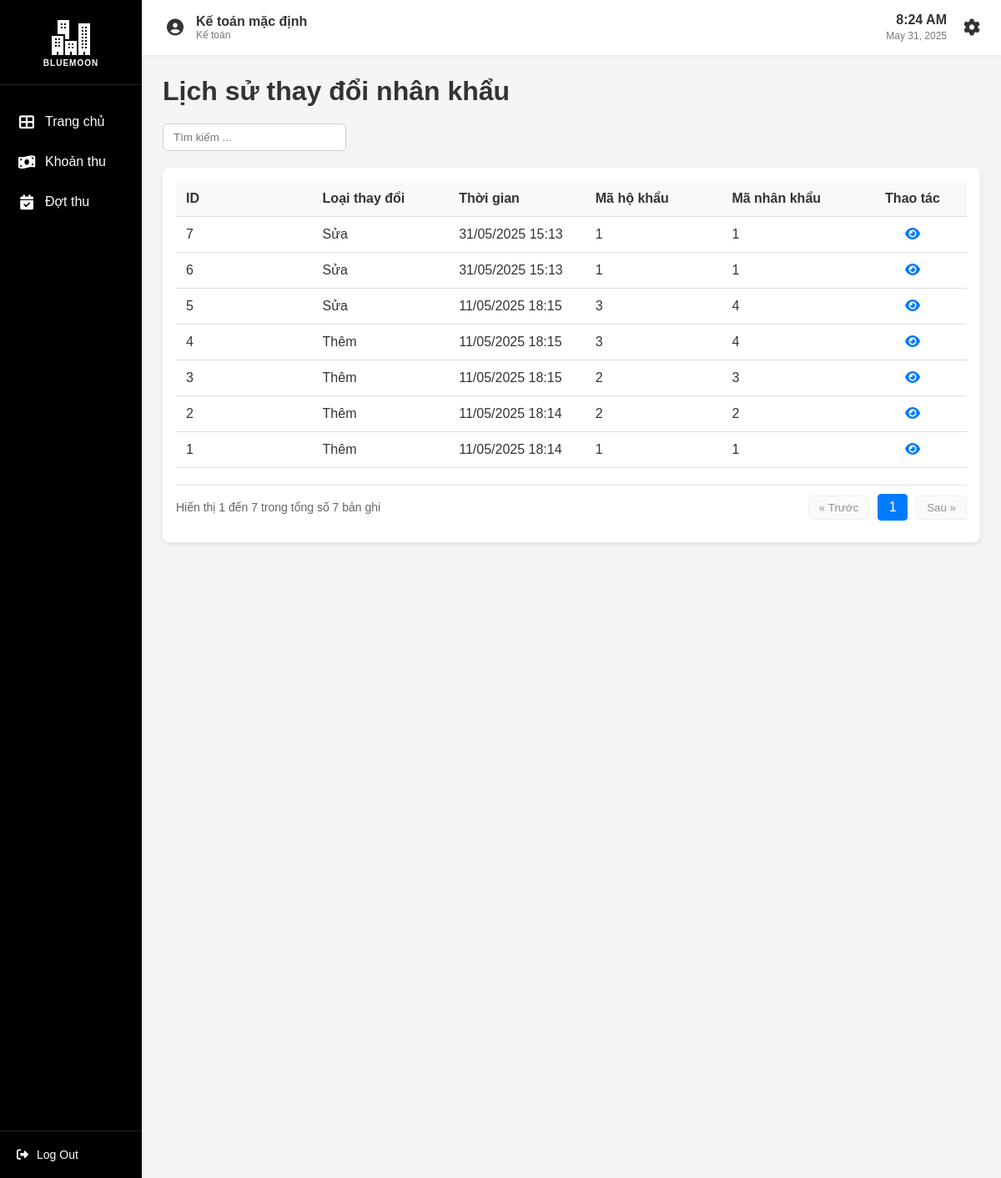
Screenshot of /lichsuhokhau (signed in) with the database file from the repository.
### app/model.py (models this page shows, shortened)
class TaiKhoan(db.Model, UserMixin):
    __tablename__ = 'taikhoan'
    id = db.Column(db.Integer, primary_key=True)
    username = db.Column(db.String(50), unique=True, nullable=False)
    password = db.Column(db.String(100), nullable=False)
    vaiTro = db.Column(db.String(50))
    hoTen = db.Column(db.String(100))
    nopphis = db.relationship('NopPhi', backref='taikhoan', lazy=True)

class LichSuHoKhau(db.Model):
    __tablename__ = 'lichsuhokhau'
    id = db.Column(db.Integer, primary_key=True)
    loaiThayDoi = db.Column(db.String(45))          # Thêm, sửa, xóa
    thoiGian = db.Column(db.DateTime)
    noiDung = db.Column(db.String(1000))
    maHoKhau = db.Column(db.Integer, db.ForeignKey('hokhau.maHoKhau'))
    maNhanKhau = db.Column(db.Integer, db.ForeignKey('nhankhau.maNhanKhau'))

### app/routes/hokhau_routes.py (the view)
@hk.route('/lichsuhokhau', methods=['GET'])
@login_required
def lichsuhokhau():
    lichsuhokhaus = LichSuHoKhauService.get_all_lichsuhokhau()
    return render_template('lichsuhokhau.html', lichsuhokhau=lichsuhokhaus)

### app/services/hokhau_service.py (called while the page is built)
    @staticmethod
    def get_all_lichsuhokhau():
        return LichSuHoKhau.query.all()

### app/templates/lichsuhokhau.html (shortened to what this page needs)
{% extends "base.html" %}
{% block extra_css %}
<link rel="stylesheet" href="/static/css/home.css">
<link rel="stylesheet" href="/static/css/taikhoan.css">
<link rel="stylesheet" href="/static/css/hokhau.css">
{% endblock %}
{% block content %}
<h1>Lịch sử thay đổi nhân khẩu</h1>
<div class="container">
    <div class="search-container">
        <input type="text" id="searchInput" class="search-box" placeholder="Tìm kiếm ...">
    </div>
    <div class="card">
        <table class="account-table">
            <thead>
                <tr>
                    <th>ID</th>
                    <th>Loại thay đổi</th>
                    <th>Thời gian</th>
                    <th>Mã hộ khẩu</th>
                    <th>Mã nhân khẩu</th>
                    <th class="action-column">Thao tác</th>
                </tr>
            </thead>
            <tbody id="lichsuhokhau-table-body">
                {% for lichsu in lichsuhokhau|reverse %}
                <tr class="lichsuhokhau-row" data-index="{{ loop.index0 }}">
                    <td>{{ lichsu.id }}</td>
                    <td>{{ lichsu.loaiThayDoi }}</td>
                    <td>{{ lichsu.thoiGian.strftime('%d/%m/%Y %H:%M') }}</td>
                    <td>{{ lichsu.maHoKhau }}</td>
                    <td>{{ 'Đã bị xóa' if lichsu.maNhanKhau == 0 or lichsu.maNhanKhau is none else lichsu.maNhanKhau }}</td>
                    <td class="action-column">
                        <button class="action-button" onclick="openViewModal({{ lichsu.id }})">
                            <i class="fas fa-eye action-icon"></i>
                        </button>
                    </td>
                </tr>
                {% endfor %}
            </tbody>
        </table>
        <div class="pagination-container">
            <div class="pagination-info">
                Hiển thị <span id="start-record">1</span> đến <span id="end-record">10</span> trong tổng số <span id="total-records">{{ lichsuhokhau|length }}</span> bản ghi
            </div>
            <div class="pagination-controls">
                <button id="prev-page" class="pagination-button" disabled>&laquo; Trước</button>
                <div id="page-numbers" class="page-numbers">
                </div>
                <button id="next-page" class="pagination-button">Sau &raquo;</button>
            </div>
        </div>
    </div>
</div>
{% endblock %}

### app/templates/base.html (shortened to what this page needs)
<!DOCTYPE html>
<html lang="en">
<head>
    <link rel="stylesheet" href="/static/css/base.css">
    <link rel="stylesheet" href="https://cdnjs.cloudflare.com/ajax/libs/font-awesome/6.4.0/css/all.min.css">
    {% block extra_css %}{% endblock %}
</head>
<body>
    <div class="container">
        <div class="sidebar">
            <div class="logo">
                <img src="/static/images/apartment_white.png" alt="BlueMoon">
                <div class="logo-text"><span class="library-text">BLUEMOON</span></div>
            </div>
            <nav class="sidebar-menu">
                <ul>
                    <li>
                        <a href="{{ url_for('auth.home') }}" class="menu-item {% if request.endpoint == 'auth.home' %}active{% endif %}">
                            <i class="fas fa-th-large"></i>
                            <span>Trang chủ</span>
                        </a>
                    </li>
                    {% if current_user.vaiTro == 'admin' %}
                        <li>
                            <a href="{{ url_for('user.taikhoan') }}" class="menu-item {% if request.endpoint == 'user.taikhoan' %}active{% endif %}">
                                <i class="fas fa-user"></i>
                                <span>Tài khoản</span>
                            </a>
                        </li>
                        <li>
                            <a href="{{ url_for('hk.hokhau') }}" class="menu-item {% if request.endpoint == 'hk.hokhau' %}active{% endif %}">
                                <i class="fas fa-house"></i>
                                <span>Hộ khẩu</span>
                            </a>
                        </li>
                        <li>
                            <a href="{{ url_for('hk.tamtrutamvang') }}" class="menu-item {% if request.endpoint == 'hk.tamtrutamvang' %}active{% endif %}">
                                <i class="fas fa-user-clock"></i>
                                <span>Tạm trú/vắng</span>
                            </a>
                        </li>
                        <li>
                            <a href="{{ url_for('hk.lichsuhokhau') }}" class="menu-item {% if request.endpoint == 'hk.lichsuhokhau' %}active{% endif %}">
                                <i class="fas fa-history"></i>
                                <span>Lịch sử</span>
                            </a>
                        </li>
                    {% elif current_user.vaiTro == 'Kế toán' %}
                        <li>
                            <a href="{{ url_for('tp.khoanthu') }}" class="menu-item {% if request.endpoint == 'tp.khoanthu' %}active{% endif %}">
                                <i class="fas fa-money-bill-wave"></i>
                                <span>Khoản thu</span>
                            </a>
                        </li>
                        <li>
                            <a href="{{ url_for('tp.dotthu') }}" class="menu-item {% if request.endpoint == 'tp.khoanthu' %}active{% endif %}">
                                <i class="fas fa-calendar-check"></i>
                                <span>Đợt thu</span>
                            </a>
                        </li>
                    {% endif %}
                </ul>
            </nav>
            <div class="sidebar-footer">
                <a href="{{ url_for('auth.logout') }}" class="logout-btn">
                    <i class="fas fa-sign-out-alt"></i>
                    <span>Log Out</span>
                </a>
            </div>
        </div>
        <div class="main-content">
            <header class="top-header">
                <div class="user-info">
                    <div class="user-avatar">
                        <i class="fas fa-user-circle"></i>
                    </div>
                    <div class="user-details">
                        <div class="user-name">{{ current_user.hoTen if current_user else 'KháchKhách' }}</div>
                        <div class="user-role">{{ current_user.vaiTro if current_user else '' }}</div>
                    </div>
                </div>
                <div class="header-right">
                    <div class="datetime">
                        <span class="time">{{ current_time }}</span>
                        <span class="date">{{ current_date }}</span>
                    </div>
                    <div class="settings">
                        <a href="#">
                            <i class="fas fa-cog"></i>
                        </a>
                    </div>
                </div>
            </header>
            <div class="content">
                {% block content %}{% endblock %}
            </div>
        </div>
    </div>
</body>
</html>

### app/static/css/base.css (style rules this page uses)
* { margin: 0; padding: 0; box-sizing: border-box; font-family: 'Arial', sans-serif; }
body { background-color: #f5f5f5; color: #333; }
.container { display: flex; height: 100vh; width: 100%; }
.sidebar { width: 170px; height: 100vh; background-color: #000; color: white; display: flex; flex-direction: column; position: fixed; left: 0; top: 0; }
.logo { padding: 20px 15px; border-bottom: 1px solid #222; display: flex; flex-direction: column; align-items: center; text-align: center; }
.logo img { width: 50px; margin-bottom: 5px; }
.logo-text { font-size: 18px; font-weight: bold; color: white; display: block; }
.library-text { font-size: 10px; display: block; margin-top: -5px; text-transform: uppercase; letter-spacing: 1px; }
.sidebar-menu { flex-grow: 1; padding-top: 20px; }
.sidebar-menu ul { list-style: none; }
.menu-item { display: flex; align-items: center; padding: 15px 20px; color: white; text-decoration: none; transition: all 0.3s; }
.menu-item i { margin-right: 10px; font-size: 18px; width: 24px; text-align: center; }
.sidebar-footer { padding: 20px; border-top: 1px solid #222; }
.logout-btn { display: flex; align-items: center; color: white; text-decoration: none; font-size: 14px; }
.logout-btn i { margin-right: 10px; }
.main-content { flex-grow: 1; margin-left: 170px; width: calc(100% - 170px); overflow-y: auto; }
.top-header { background-color: #fff; padding: 15px 25px; display: flex; justify-content: space-between; align-items: center; box-shadow: 0 2px 5px rgba(0,0,0,0.05); }
.user-info { display: flex; align-items: center; }
.user-avatar { width: 30px; height: 30px; border-radius: 50%; margin-right: 10px; display: flex; align-items: center; justify-content: center; color: #333; font-size: 20px; }
.user-details { display: flex; flex-direction: column; }
.user-name { font-weight: bold; font-size: 16px; }
.user-role { font-size: 12px; color: #777; }
.header-right { display: flex; align-items: center; }
.datetime { margin-right: 20px; text-align: right; }
.time { font-weight: bold; font-size: 16px; display: block; }
.date { font-size: 12px; color: #777; }
.settings i { font-size: 20px; color: #333; }
.content { padding: 25px; }

### app/static/css/home.css (style rules this page uses)
.card { background-color: #ffffff; padding: 20px; border-radius: 12px; box-shadow: 0 4px 8px rgba(0,0,0,0.1); }

### app/static/css/taikhoan.css (style rules this page uses)
.search-container { margin-top: 20px; display: flex; gap: 10px; align-items: center; }
.search-box { padding: 8px 12px; width: 220px; border: 1px solid #ccc; border-radius: 6px; }
.card { width: 100%; background-color: #fff; padding: 16px; border-radius: 8px; box-shadow: 0 2px 6px rgba(0,0,0,0.1); margin-top: 20px; }
.account-table { width: 100%; border-collapse: collapse; }
.account-table th, .account-table td { padding: 12px; border-bottom: 1px solid #ddd; text-align: left; white-space: nowrap; overflow: hidden; text-overflow: ellipsis; }
.account-table th { background-color: #f9f9f9; font-weight: 600; }
.account-table th.action-column, .account-table td.action-column { width: 120px; text-align: center; }
.action-column { text-align: center; width: 80px; }
.action-button { background: none; border: none; cursor: pointer; font-size: 16px; color: #007bff; }
.container { display: flex; flex-direction: column; height: 100vh; width: 100%; }

### app/templates/lichsuhokhau.html (style rules this page uses)
.lichsuhokhau-row { display: none; }
.lichsuhokhau-row.visible { display: table-row; }

### rows the page displays
TaiKhoan: hoTen "Kế toán mặc định", vaiTro "Kế toán"
LichSuHoKhau: id "7", loaiThayDoi "Sửa", thoiGian "31/05/2025 15:13", maHoKhau "1", maNhanKhau "1"
LichSuHoKhau: id "6", loaiThayDoi "Sửa", thoiGian "31/05/2025 15:13", maHoKhau "1", maNhanKhau "1"
LichSuHoKhau: id "5", loaiThayDoi "Sửa", thoiGian "11/05/2025 18:15", maHoKhau "3", maNhanKhau "4"
LichSuHoKhau: id "4", loaiThayDoi "Thêm", thoiGian "11/05/2025 18:15", maHoKhau "3", maNhanKhau "4"
LichSuHoKhau: id "3", loaiThayDoi "Thêm", thoiGian "11/05/2025 18:15", maHoKhau "2", maNhanKhau "3"
LichSuHoKhau: id "2", loaiThayDoi "Thêm", thoiGian "11/05/2025 18:14", maHoKhau "2", maNhanKhau "2"
LichSuHoKhau: id "1", loaiThayDoi "Thêm", thoiGian "11/05/2025 18:14", maHoKhau "1", maNhanKhau "1"

### other values shown
{{ lichsuhokhau|length }} "7"
